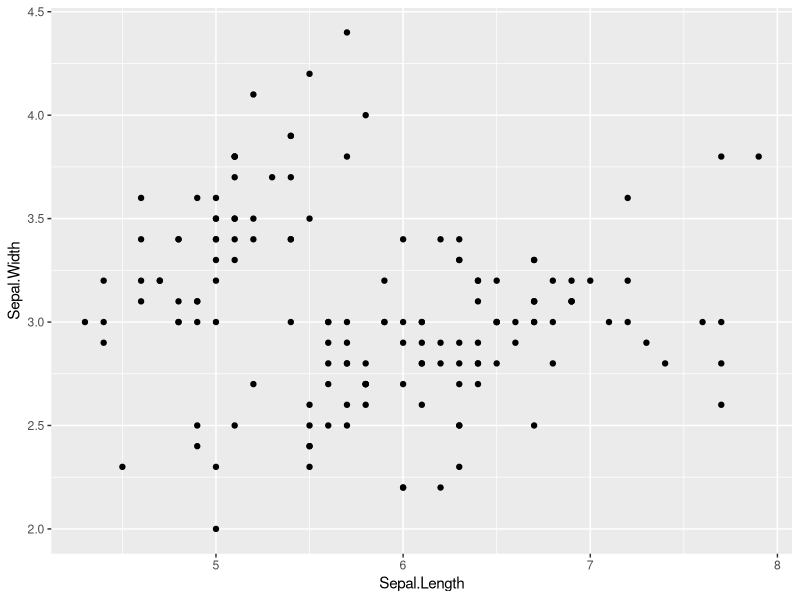
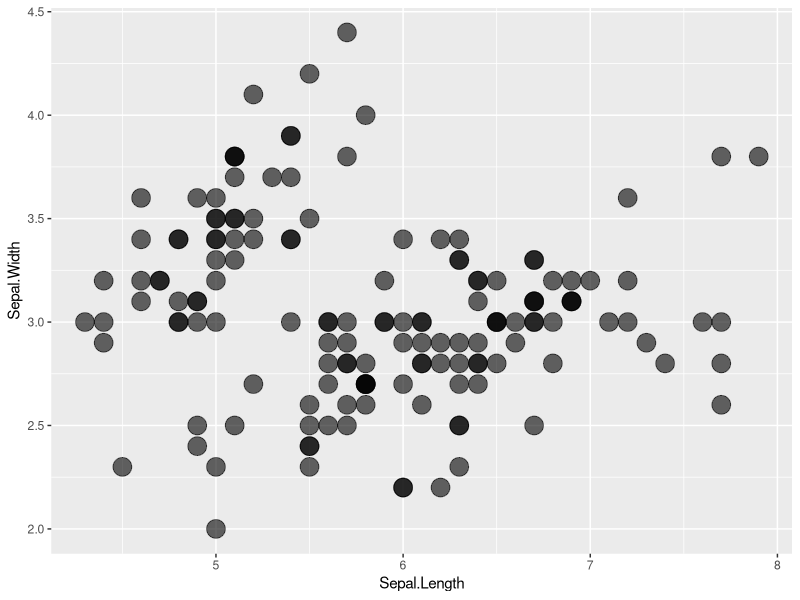
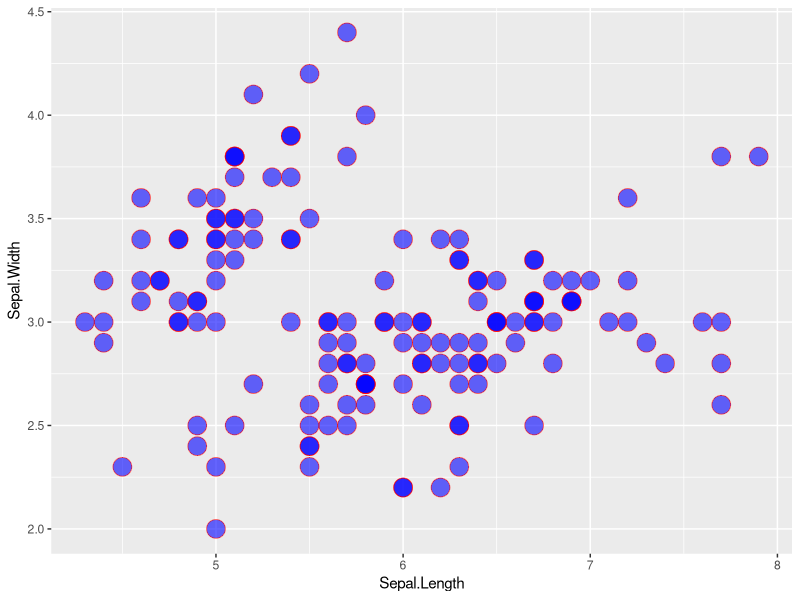
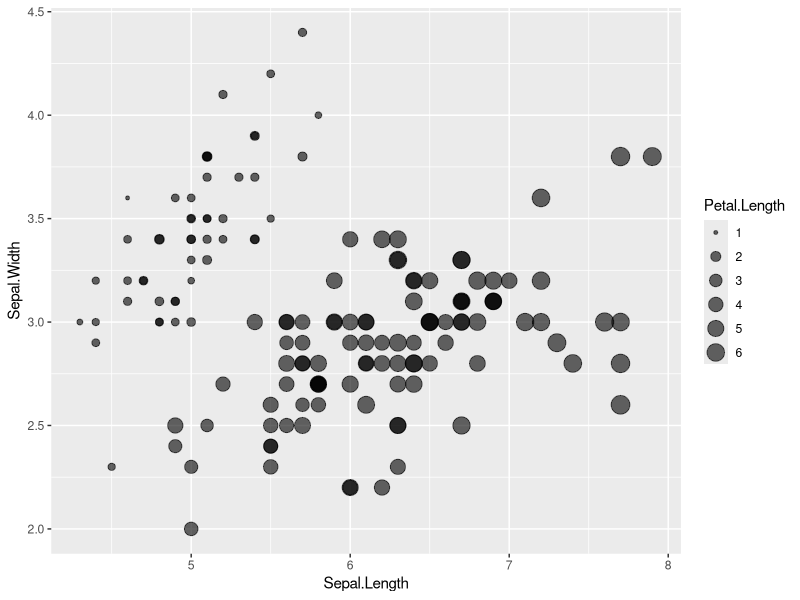
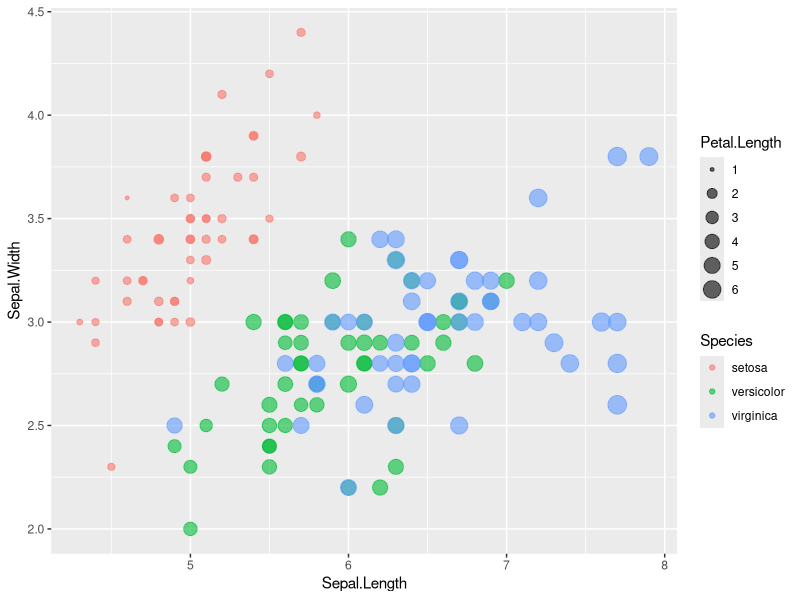
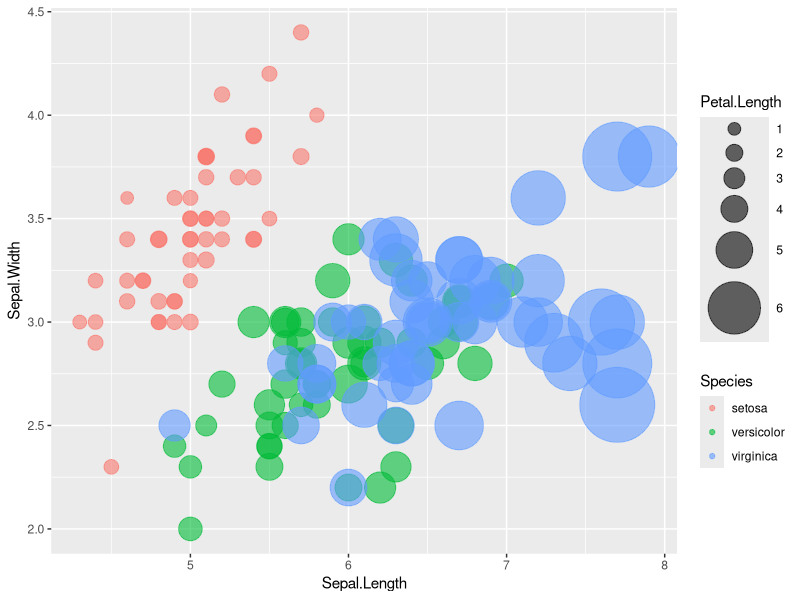
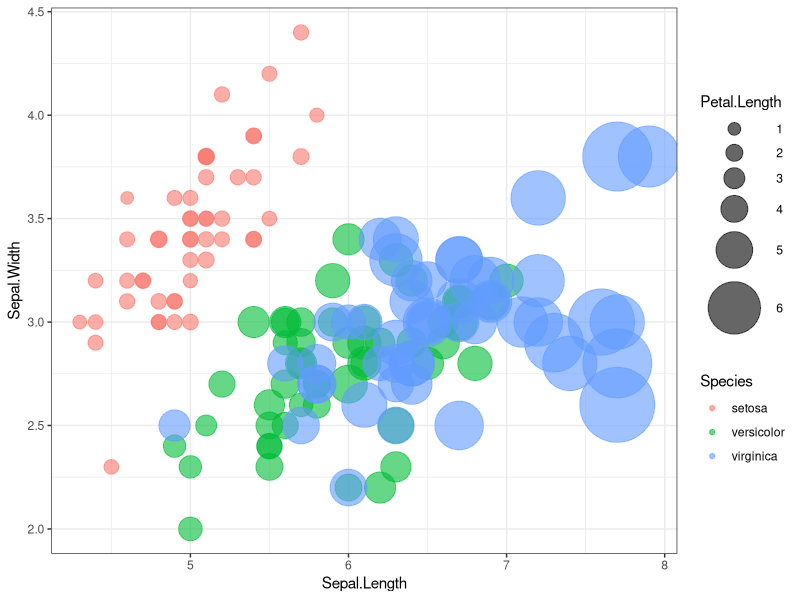
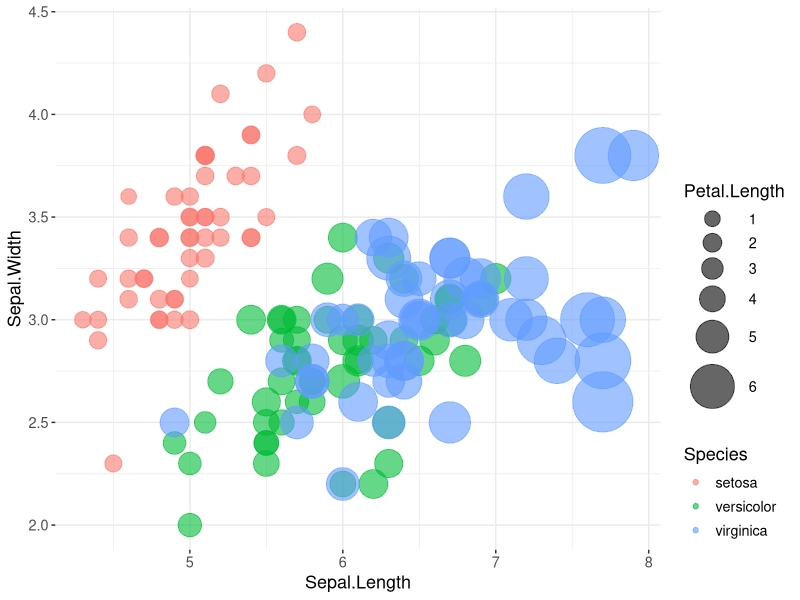

Recreate these plots in R, in order. (Note: this script raises an error after producing the figures.)
########### Basic scatterplot
library(ggplot2)
ggplot(iris, aes(x=Sepal.Length, y=Sepal.Width)) + 
    geom_point()

#### Set dot size and intensive color
ggplot(iris, aes(x=Sepal.Length, y=Sepal.Width)) + 
geom_point(size=6, alpha=0.6)

#### Set dot color and other parameters
ggplot(iris, aes(x=Sepal.Length, y=Sepal.Width)) +
geom_point(
        color="red",
        fill="blue",
        shape=21,
        alpha=0.6,
        size=6,
        stroke = 0.5)
        
########### Bubble_chart
########### plot 2 variables and dot size depends on the value of Petal.Length
ggplot(iris, aes(x=Sepal.Length, y=Sepal.Width,size=Petal.Length)) +
geom_point(alpha=0.6)
 
########### Set color representing each species
ggplot( iris, aes(x=Sepal.Length, y=Sepal.Width,size=Petal.Length,color=Species)) +
 geom_point(alpha=0.6)

########### Set range of dot size
ggplot( iris, aes(x=Sepal.Length, y=Sepal.Width,size=Petal.Length,color=Species)) +
 geom_point(alpha=0.6) +
  scale_size_continuous( trans="exp", range=c(4, 25))

########### Set white background
ggplot( iris, aes(x=Sepal.Length, y=Sepal.Width,size=Petal.Length,color=Species)) +
 geom_point(alpha=0.6) +
  scale_size_continuous( trans="exp", range=c(4, 25))+
theme_bw() 

########### Set legend
ggplot( iris, aes(x=Sepal.Length, y=Sepal.Width,size=Petal.Length,color=Species)) +
 geom_point(alpha=0.6) +
  scale_size_continuous( trans="exp", range=c(5, 20)) +
  theme_bw() +
  theme(
    text = element_text(size=13),
    legend.justification = c("right", "bottom"),
    panel.border = element_blank()
  )
  
######## Histogram 
setosa = subset(iris, Species == "setosa")
hist(setosa[,1],main="Setosa ",ylab="Frequency",xlab="Sepal Length",xlab="TG",col="cyan1",breaks=20) 

hist(setosa[,1],main="Setosa ",ylab="Frequency",xlab="Sepal Length",col="cyan1",breaks=20,xlim=c(4,8),ylim=c(0,20))

hist(setosa[,2],main="Setosa ",ylab="Frequency",xlab="Sepal Width",col="cyan1",breaks=20) 

hist(setosa[,3],main="Setosa ",ylab="Frequency",xlab="Petal Length",col="cyan1",breaks=20) 

hist(setosa[,4],main="Setosa ",ylab="Frequency",xlab="Petal Width",col="cyan1",breaks=20) 

par( mfrow = c(2,2 ),mai=c(0.7,0.7,0.3,0.3))
hist(setosa[,1],main="Setosa",ylab="Frequency",xlab="Sepal Length",col="cyan1",breaks=20,xlim=c(4,8),ylim=c(0,20))
hist(setosa[,2],main="Setosa",ylab="Frequency",xlab="Sepal Width",col="cyan1",breaks=20) 
hist(setosa[,3],main="Setosa",ylab="Frequency",xlab="Petal Length",col="cyan1",breaks=20) 
hist(setosa[,4],main="Setosa",ylab="Frequency",xlab="Petal Width",col="cyan1",breaks=20) 

par( mfrow = c(2,2 ),mai=c(0.5,0.5,0.4,0.4))
hist(setosa[,1],main=NA,ylab="Frequency",xlab="Sepal Length",col="cyan1",breaks=20,xlim=c(4,8),ylim=c(0,20))
hist(setosa[,2],main=NA,ylab="Frequency",xlab="Sepal Width",col="cyan1",breaks=20) 
hist(setosa[,3],main=NA,ylab="Frequency",xlab="Petal Length",col="cyan1",breaks=20) 
hist(setosa[,4],main=NA,ylab="Frequency",xlab="Petal Width",col="cyan1",breaks=20) 
mtext("Setosa", side = 3, line = -2, outer = TRUE,cex = 1.5)

par( mfrow = c(2,2 ),mai=c(0.5,0.5,0.4,0.4))
hist(setosa[,1],main=NA,ylab="Frequency",xlab="Sepal Length",col="cyan1",breaks=20,xlim=c(4,8),ylim=c(0,20))
hist(setosa[,2],main=NA,ylab="Frequency",xlab="Sepal Width",col="cyan1",breaks=20) 
hist(setosa[,3],main=NA,ylab="Frequency",xlab="Petal Length",col="cyan1",breaks=20) 
hist(setosa[,4],main=NA,ylab="Frequency",xlab="Petal Width",col="cyan1",breaks=20) 
mtext("Setosa", side = 3, line = -18, outer = TRUE,cex = 1.5)
